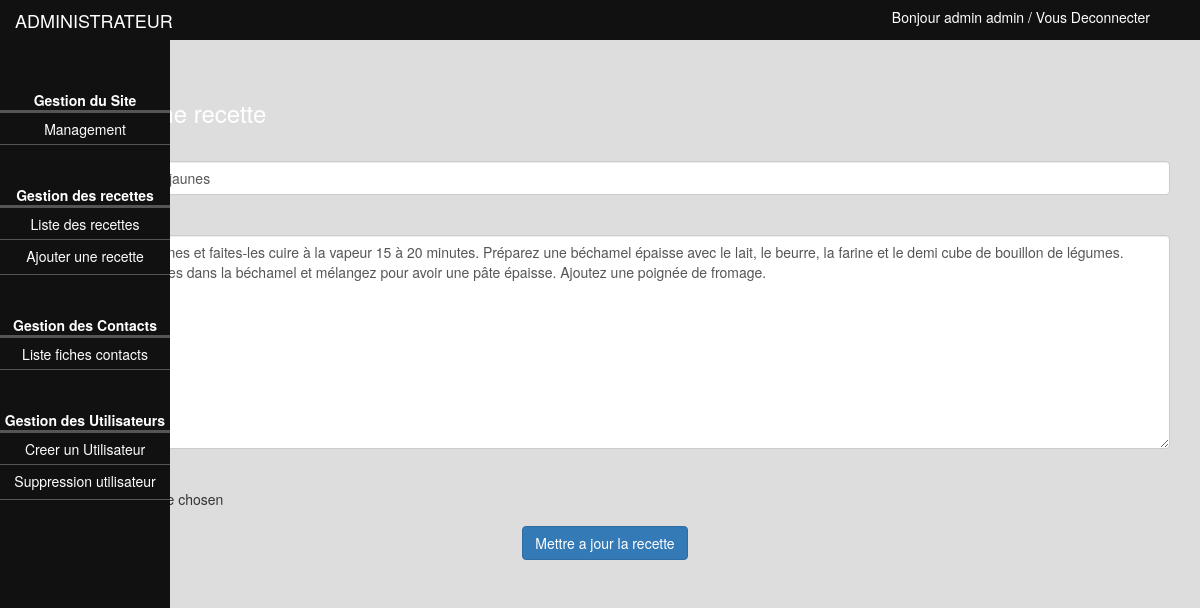
The app's page /admin/modif_recipe.php?id=3 (signed in) with its own data.
### tables this page shows
CREATE TABLE `recipe` (
  `rcp_id` int(11) NOT NULL,
  `rcp_title` varchar(255) NOT NULL,
  `rcp_usr_id` int(11) NOT NULL,
  `rcp_content` text NOT NULL,
  `rcp_picture` varchar(255) NOT NULL
);

### admin/modif_recipe.php (the view, shortened to what this page needs)
<?php
require_once '../inc/connect.php';
if(isset($_GET['id']) && !empty($_GET['id']) && is_numeric($_GET['id'])) {
	$idRecipe = (int) $_GET['id'];
	$selectOne = $bdd->prepare('SELECT * FROM recipe WHERE rcp_id = :rcp_id');
	$selectOne->bindValue(':rcp_id', $idRecipe, PDO::PARAM_INT);
	if($selectOne->execute()){
		$modif_recipe = $selectOne->fetch(PDO::FETCH_ASSOC);
	}
	else {
		var_dump($selectOne->errorInfo());
		die;
	}
}else{
	header('location: list_recipes.php');
}
?>
<!DOCTYPE html>
<html>
	<head>
		<?php include '../inc/head.php'; ?>
		<link rel="stylesheet" href="../assets/css/style.css">
		<link rel="stylesheet" type="text/css" href="assets/css/styleAdmin.css">
	</head>
	<body>
		<?php include './inc/menu_admin.php'; ?>
		<main class="page">
			<div id="content" class="container">
				<section class="row">
					<div class="contact col-xs-12">
						<h3 class="titlemodif">Modifier une recette</h3>
						<?php if(isset($modif_recipe) && !empty($modif_recipe)): ?>
						<form method="post" enctype="multipart/form-data" class="form-horizontal">
							<div class="form-group">
								<label for="title">Nom de la recette</label>
								<input class="form-control" type="text" name="title" id="title" value="<?=$modif_recipe['rcp_title'];?>">
							</div>
							</section>
							<div class="form-group">
								<label for="content">Recette</label>
									<textarea class="form-control" rows="10" cols="30" name="content" id="textcontent"><?=$modif_recipe['rcp_content'];?></textarea>
							</div>
							<div class="form-group">
								<label for="picture">Photo</label>
								<input class="form control" type="file" name="picture" id="picture" accept="image/*" value="<?=$modif_recipe['rcp_picture'];?>">
							</div>
						<div class="text-center">
							<input class="btn btn-primary" type="submit" value="Mettre a jour la recette">
						</div>
					<?php else: ?>
					<p class="alert alert-danger" role="alert">Désolé, aucune recette correspondante trouvée !!!</p>
					<?php endif; ?>
					</div>
			</div>
	</body>
</html>

### assets/css/style.css (style rules this page uses)
.row { margin: 0; padding: 0; }
.page { width: 100%; height: 100vh ; background-attachment: fixed; background-repeat: no-repeat; background-size:cover; }
#content { padding: 20px; margin-top: 20px; }
label { color: white; }
.titlemodif { color: white; }

### admin/assets/css/styleAdmin.css (style rules this page uses)
body { margin: 0; background-color: #ddd; }
.container { padding-left: 100px; }

### records on screen
recipe: title "gratin au bananes jaunes", content "Épluchez les bananes et faites-les cuire à la vapeur 15 à 20 minutes. Préparez une béchamel épaisse avec le lait, le beurre, la farine et le demi cube de bouillon de légumes. Écrasez les bananes dans la béchamel et mélangez pour avoir une pâte épaisse. Ajoutez une poignée de fromage."

### other values on screen
$nomUser "admin"
$prenomUser "admin"
